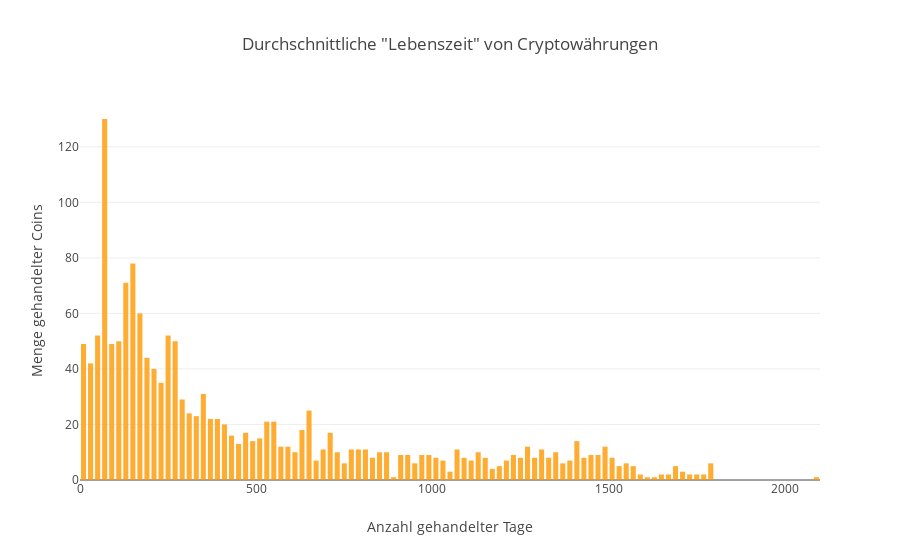

The notebook cell saved with this chart:
### Code cell
#Dichte Diagramm -> Wie viele Tage wurden die Coins überhaupt getraded?

import plotly.offline as py
import plotly.graph_objs as go
import numpy as np

trace0 = go.Histogram(
    x=df_densityDF['values'],
    xbins=dict(
        start=0,
        end=2100,
        size=20),
    marker=dict(
        color=('rgb(255,153,0)'),
    ),
    opacity=0.80
)
  
data = [trace0]

layout = go.Layout(
    title='Durchschnittliche "Lebenszeit" von Cryptowährungen',
    xaxis=dict(
        title='Anzahl gehandelter Tage'
    ),
    yaxis=dict(
        title='Menge gehandelter Coins'
    ),
    bargap=0.2,
    bargroupgap=0.1
    )

fig = go.Figure(data=data, layout=layout)

py.iplot(fig, filename='density')

### Figure 1 — Plotly figure (JSON) as saved in the notebook; plotly's stock layout.template omitted (floating-point values rounded to 4 significant figures; data arrays with more than 128 entries replaced by an {"elided": "..."} marker saying what was removed)
{"data": [{"marker": {"color": "rgb(255,153,0)"}, "opacity": 0.8, "type": "histogram", "x": {"elided": "1584 int values"}, "xbins": {"end": 2100, "size": 20, "start": 0}}], "layout": {"bargap": 0.2, "bargroupgap": 0.1, "title": "Durchschnittliche \"Lebenszeit\" von Cryptowährungen", "xaxis": {"title": "Anzahl gehandelter Tage"}, "yaxis": {"title": "Menge gehandelter Coins"}}}
